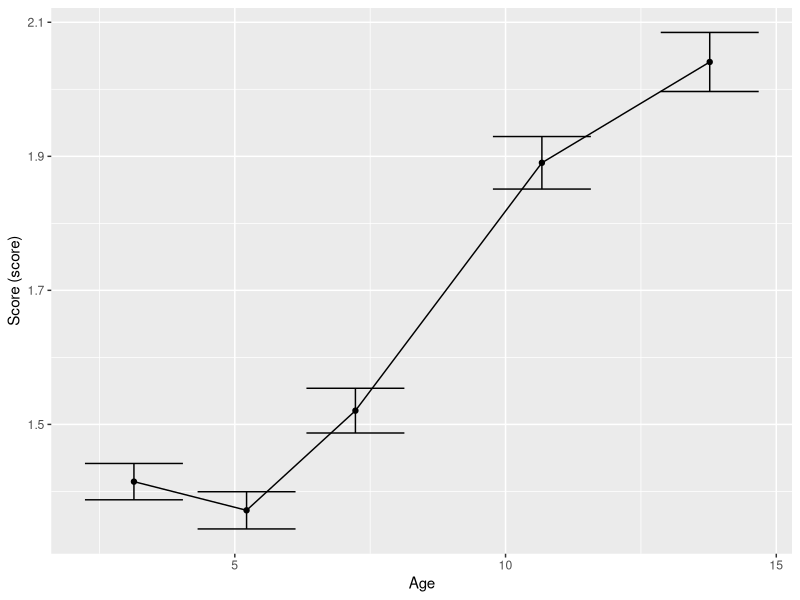
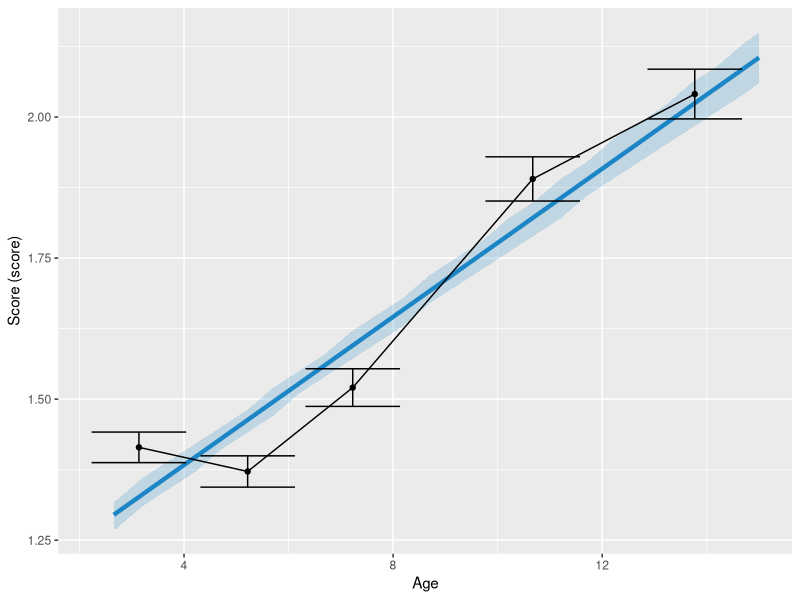
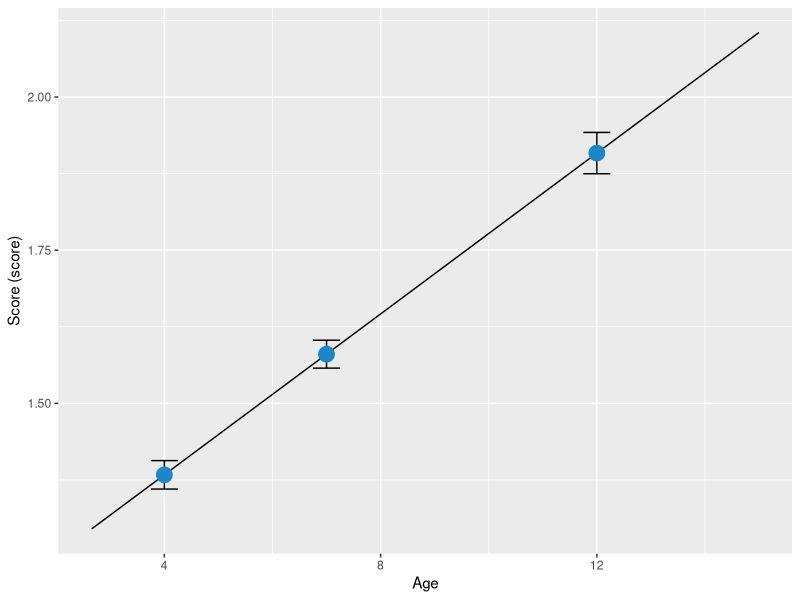
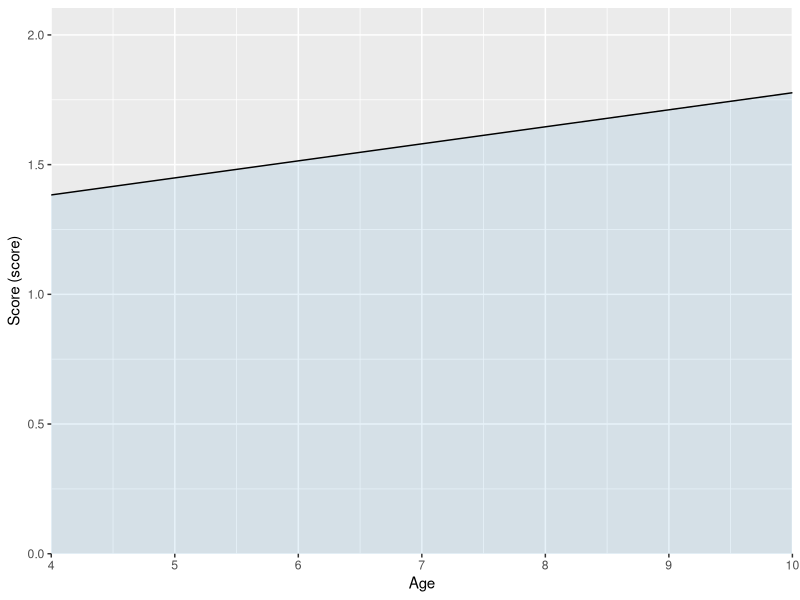

The R script that drew these images, in order:
## ---- chunk 1
knitr::opts_chunk$set(echo = TRUE)
library(dplyr)
library(tidyr)
library(lme4)
library(ggplot2)
library(broom.mixed)
library(tibble)
library(stringr)
library(car)
library(multcomp)
## ---- chunk 2
# Load in wide format dataframe
dataWide <- read.csv("../data/emot_reg_emot_simulated.csv")

# Gather sdq_t columns into long format (this is a questionnaire score at each time point)
dataScore <- dataWide %>%
                gather(score_cat_test_col, score, all_of(c("sdq_t1", "sdq_t2", "sdq_t3", "sdq_t4", "sdq_t5"))) 

# Gather age_t columns into long format (this is age at each time point)
dataLong <- dataWide %>%
              gather(time_point, age, all_of(c("age_t1", "age_t2", "age_t3", "age_t4", "age_t5")))

# Merge them into one dataframe
dataLong[,"score"] <- dataScore[,"score"]

# Have a look at the dataframe
head(dataLong)

## ---- chunk 3
# This is similar to the drop down selections on the Data Exploration page.
ID <- "subject"
traj <- "score"
age <- "age"
modelType <- "Linear"
timePoint <- "time_point"
## ---- chunk 4
# Mean center age (this helps the model fit)
dataLong <- dataLong %>%
          mutate(age_original = as.numeric(!!sym(age)) ) %>%
          mutate(!!sym(age) := as.numeric(!!sym(age)) - mean( as.numeric(!!sym(age)), na.rm = T ))
## ---- chunk 5
# Table:
dataLong %>%
          group_by(across( !!timePoint )) %>%
          summarise(N = sum(!is.na( !!sym(traj) )),
                    mean = mean(!!sym(traj), na.rm = T),
                    SD = sd(!!sym(traj), na.rm = T),
                    median = median(!!sym(traj), na.rm = T),
                    IQR = IQR(!!sym(traj), na.rm = T)
          )

# Plot
df.plot <- dataLong %>%
          group_by(across( !!timePoint )) %>%
          summarise(Age = mean(age_original, na.rm = T),
                    Phenotype = mean(!!sym(traj), na.rm = T),
                    SD = sd(!!sym(traj), na.rm = T),
                    n = sum(!is.na( !!sym(traj) ))) %>%
          mutate(upper = Phenotype + ( qnorm(0.975)*SD/sqrt(n) ),
                 lower = Phenotype - ( qnorm(0.975)*SD/sqrt(n) ))

ggplot(df.plot,aes(x=Age, y=Phenotype)) +
  geom_point()+
  geom_line() +
  geom_errorbar(aes(ymin = lower, ymax = upper))+
  ylab(paste0("Score (", traj, ")")) +
  xlab("Age")
## ---- chunk 6
# Run the model using lmer
fit <- lmer(formula = "score ~ age + (1 + age | subject)",
                          REML=F ,
                          data = dataLong,
                          control=lmerControl(optimizer="bobyqa",
                                              optCtrl=list(maxfun=2e5)))
# Summary of the model:
summary(fit)
## ---- chunk 7
paste0("The number of observations (measurements) is ",
               format(summary(fit)$devcomp$dims[[1]], big.mark=",", scientific=FALSE),
               " and the number of groups (people) is ",
               format(summary(fit)$ngrps[[1]], big.mark=",", scientific=FALSE) ,
               ".")
## ---- chunk 8
cbind(
  tidy(fit, "fixed"),
  confint(fit, "beta_", method = "Wald")) %>%
  mutate(p.z = 2 * (1 - pnorm(abs(statistic)))) %>%
  mutate(p.z = ifelse(p.z <= 0, "p < 0.001", round(p.z, 3)))
## ---- chunk 9
randomDF <- as.data.frame(VarCorr(fit),
              order = "lower.tri") %>%
              mutate(across(where(is.numeric), round, 3))
colnames(randomDF) <- c("Level", "Variable1", "Variable2", "Variance/Covariance", "SD Variance/Covariance")
randomDF
## ---- chunk 10
# This is the model fit, you can compare this to similar models.
deviance(fit)
## ---- chunk 11
# Add the "prediction"/model col to dataframe (adjustedScore)
# The alternative is to use the "predict" function, but this didn't work when users wanted to add categorical covariates.
# We had to calculate it manually instead. Below is just an example of how you do this for a linear model with no covariates.

ageVec <- dataLong %>% pull(!!age)

coef <- summary(fit)$coefficients

# Calculate the model mean/prediciton. This is age multiplied by the slope plus the intercept.
adjustedScore <- ageVec * coef[2,1] + coef[1,1]

# Add this as a new column to the dataframe
modelDataEdit <- dataLong %>%
                  mutate(pred = adjustedScore)

# Add 95% CIs for these estimates using glht
ageOrig <- dataLong %>% pull(age_original)
ageOrig <- ageOrig[!is.na(ageOrig)]

# Get a vector of the ages we want to calculate 95% CIs for (instead of doing all the ages in the column)
ageCalcs <- c(min(ageOrig), seq(round(min(ageOrig), 1), round(max(ageOrig), 1), 0.5), max(ageOrig) )

# Go through each age and calculate the 95% CI
score_glht <- lapply(ageCalcs, function(x){

    # Get the row names of the coefficients to put in the glht function (this is Intercept and age)
    rowNames <- rownames(summary(fit)$coefficients)
    
    # Round age to 3 decimal places
    ageInput <- round(x - mean(ageOrig), 3)

    # Use glht to get 95% CIs
    # Essentially we are doing the intercept + slope * age == 0 as it is a linear model
    res <- multcomp::glht(fit, linfct = c( paste0(rowNames[1], " + ", rowNames[2], "*", ageInput, " == 0")) )

    # Tidy up the dataframe
    res <- tidy(confint(res))
    rowname <- paste0("Score (", traj, ")")
    res <-  res %>%
              mutate(contrast = paste0(rowname, " (95% CIs)")) %>%
              column_to_rownames(var = "contrast") %>%
              mutate(across(where(is.numeric), round, 2))
          
    return(res)
})

# Put everything into one dataframe
estimate <- do.call(rbind, score_glht) %>%
                      mutate(age = ageCalcs)

# Plot the mean trajectory and it's 95% CIs and the underlying descriptive data:
ggplot() +
          geom_line(data = modelDataEdit, aes(x= age_original ,  y = pred), color = "#1D86C7", linewidth = 1.5, na.rm=T) +
          geom_ribbon(data = estimate, aes(x= age , ymin = conf.low, ymax = conf.high), fill = "#1D86C7", alpha = 0.2, na.rm = T) +
          geom_point(data = df.plot,aes(x=Age, y=Phenotype))+
          geom_line(data = df.plot,aes(x=Age, y=Phenotype)) +
          geom_errorbar(data = df.plot, aes(x=Age, y=Phenotype, ymin = lower, ymax = upper)) +
          ylab(paste0("Score (", traj, ")")) +
          xlab("Age")
## ---- chunk 12
# Choose some ages to calculate (these are equivalent to the checkboxes on the app)
ageInput <- c(4, 7, 12)

# Go through each age and let's calculate the score at that age using glht (similar to getting 95% CIs as above)
score <- lapply(as.numeric(ageInput), function(x){

          rowNames <- rownames(summary(fit)$coefficients)

          ageInputRound <- round(x - mean(ageOrig), 3)
        
          # Essentially we are doing the intercept + slope * age == 0 as it is a linear model
          res <- multcomp::glht(fit, linfct = c( paste0(rowNames[1], " + ", rowNames[2], "*", ageInputRound, " == 0")) )

          res <- tidy(confint(res))

          rowname <- paste0("Score (", traj, ")")

          res <-  res %>%
            mutate(contrast = paste0(rowname, " (95% CIs)")) %>%
            column_to_rownames(var = "contrast")
})

# Tidy it up into one dataframe
estimate <- lapply(score, function(df) {
   df %>%
     dplyr::select(estimate)
 })  %>% do.call(cbind, .)

colnames(estimate) <- ageInput
estimate <- estimate %>%
          gather(age, score, 1:ncol(estimate)) %>%
          mutate(age = as.numeric(age))

# Put the CIs into separate dataframes ready for plotting
conf.low <- lapply(score, function(df) {df %>% dplyr::select(conf.low)}) %>% do.call(cbind, .)
colnames(conf.low) <- ageInput
conf.low  <- conf.low %>%
          gather(age, conf.low, 1:ncol(conf.low)) %>%
          mutate(age = as.numeric(age))

conf.high <- lapply(score, function(df) {df %>% dplyr::select(conf.high)}) %>% do.call(cbind, .)
colnames(conf.high) <- ageInput
conf.high  <- conf.high %>%
          gather(age, conf.high, 1:ncol(conf.high)) %>%
          mutate(age = as.numeric(age))%>%
          dplyr::select(-age)

conf <- cbind(conf.low, conf.high, "age")

ggplot() +
  geom_line(data = modelDataEdit, aes(x= age_original ,  y = pred  ) , na.rm=T) +
  theme(legend.text = element_text(color = "black")) +
  geom_errorbar(data = conf, aes(x = age, ymin = conf.low, ymax = conf.high), width = 0.5) +
  geom_point(data = estimate, aes(x = age, y = score), col = "#1D86C7", size = 5) +
  ylab(paste0("Score (", traj, ")")) +
  xlab("Age")

# Tidy up the estimate and 95% CIs to display nicely to the user
estimateCI <- lapply(score, function(df) {
  df %>%
    mutate(estimateCI = paste0(round(estimate,3) , " (", round(conf.low,3) , " - ", round(conf.high,3) , ")")) %>%
    dplyr::select(estimateCI)
})  %>% do.call(cbind, .)
colnames(estimateCI) <- ageInput
estimateCI        
## ---- chunk 13
# Choose 2 ages to calculate AUC for (this is the slider on the app)
AUCages <- c(4,10)

# Calculate the AUC for the ages the user has chosen
coef <- summary(fit)$coefficients

ageOrig <- modelDataEdit %>%
              pull(age_original)
ageOrig <- ageOrig[!is.na(ageOrig)]
# Minus mean age so the age is on the same scale as that used in the model
age1 <- AUCages[1] - mean(ageOrig)
age2 <- AUCages[2] - mean(ageOrig)

# Remove any characters that means the deltaMethod function wont work
rowNames <- rownames(coef) %>%
              str_remove_all("I|\\(|\\^|\\)")

# Use the delta method to calculate AUC 
# AUC is calculate by doing age2 (the larger age) * intercept + slope * age2^2/2 minus age1 (the younger age) * intercept + slope * age2^2/2. This is for a linear model.
AUC <- car::deltaMethod(fit, c( paste0("(((", age2, ")*(", rowNames[1], ")) + ((", rowNames[2], ")*(", age2, ")^2/2)) - (((", age1,")*(", rowNames[1], ")) + ((", rowNames[2], ")*(", age1, ")^2/2))") ) , parameterNames = rowNames)

# Format the results
AUC <- paste0( round(AUC$Estimate, 2), " (", round(AUC$`2.5 %`,2), " - ", round(AUC$`97.5 %`,2), ")")

# Plot the results
ggplot() +
          geom_ribbon(data = modelDataEdit,
                      aes(x = age_original, ymax = pred, ymin = 0),
                      alpha = 0.1, show.legend = FALSE, fill = "#1D86C7") +
          geom_line(data = modelDataEdit, aes(x= age_original ,  y = pred ) , na.rm=T)+
          coord_cartesian(xlim = c(AUCages[1], AUCages[2])) +
          scale_colour_discrete(na.translate = F) +
          theme(legend.text = element_text(color = "black")) +
          ylab(paste0("Score (", traj, ")")) +
          xlab("Age") +
          scale_x_continuous(breaks = seq(round(min(modelDataEdit$age_original, na.rm =T)), round(max(modelDataEdit$age_original, na.rm =T)), by = 1),
                             expand = c(0, 0)) +
          scale_y_continuous(expand = c(0, 0))

# Format the results to display to the user
df <- t(data.frame(paste0(AUCages[1], " - ", AUCages[2]),
                     AUC))

rowname <- paste0("AUC (", traj, ") (95% CIs)")
rownames(df) <- c("Age Range", rowname)
df
